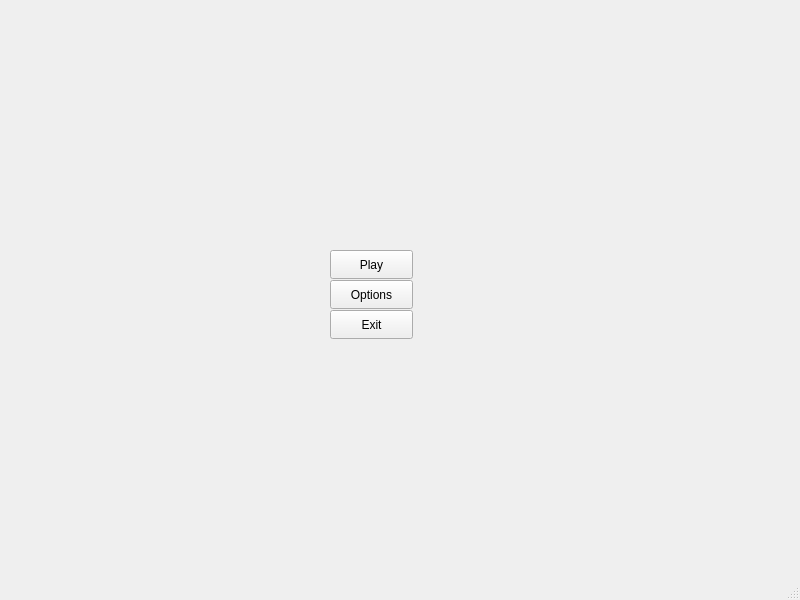
<?xml version="1.0" encoding="UTF-8"?>
<ui version="4.0">
 <class>MainWindow</class>
 <widget class="QMainWindow" name="MainWindow">
  <property name="geometry">
   <rect>
    <x>0</x>
    <y>0</y>
    <width>800</width>
    <height>600</height>
   </rect>
  </property>
  <property name="windowTitle">
   <string>MainWindow</string>
  </property>
  <widget class="QWidget" name="centralwidget">
   <widget class="QPushButton" name="playButton">
    <property name="geometry">
     <rect>
      <x>330</x>
      <y>250</y>
      <width>83</width>
      <height>29</height>
     </rect>
    </property>
    <property name="text">
     <string>Play</string>
    </property>
    <property name="checkable">
     <bool>false</bool>
    </property>
   </widget>
   <widget class="QPushButton" name="menuButton">
    <property name="geometry">
     <rect>
      <x>330</x>
      <y>280</y>
      <width>83</width>
      <height>29</height>
     </rect>
    </property>
    <property name="text">
     <string>Options</string>
    </property>
   </widget>
   <widget class="QPushButton" name="exitButton">
    <property name="geometry">
     <rect>
      <x>330</x>
      <y>310</y>
      <width>83</width>
      <height>29</height>
     </rect>
    </property>
    <property name="text">
     <string>Exit</string>
    </property>
   </widget>
  </widget>
  <widget class="QMenuBar" name="menubar">
   <property name="geometry">
    <rect>
     <x>0</x>
     <y>0</y>
     <width>800</width>
     <height>25</height>
    </rect>
   </property>
  </widget>
  <widget class="QStatusBar" name="statusbar"/>
 </widget>
 <resources/>
 <connections/>
</ui>
